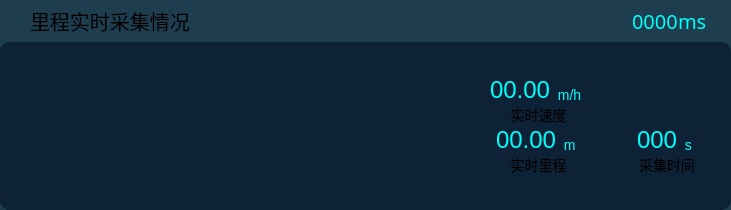
  <widget class="QWidget" name="AcquisitionMonitor" native="true">
   <property name="geometry">
    <rect>
     <x>700</x>
     <y>30</y>
     <width>731</width>
     <height>210</height>
    </rect>
   </property>
   <property name="styleSheet">
    <string notr="true">border-radius: 10px;
background: rgba(30, 62, 80, 1);</string>
   </property>
   <layout class="QVBoxLayout" name="verticalLayout">
    <property name="spacing">
     <number>0</number>
    </property>
    <property name="leftMargin">
     <number>0</number>
    </property>
    <property name="topMargin">
     <number>0</number>
    </property>
    <property name="rightMargin">
     <number>0</number>
    </property>
    <property name="bottomMargin">
     <number>0</number>
    </property>
    <item>
     <widget class="QWidget" name="widget_title" native="true">
      <property name="minimumSize">
       <size>
        <width>0</width>
        <height>42</height>
       </size>
      </property>
      <property name="styleSheet">
       <string notr="true">border-radius: 10px;
background: rgba(30, 62, 80, 1);</string>
      </property>
      <layout class="QHBoxLayout" name="horizontalLayout">
       <property name="spacing">
        <number>0</number>
       </property>
       <property name="leftMargin">
        <number>30</number>
       </property>
       <property name="topMargin">
        <number>0</number>
       </property>
       <property name="rightMargin">
        <number>24</number>
       </property>
       <property name="bottomMargin">
        <number>0</number>
       </property>
       <item>
        <widget class="QLabel" name="label_title">
         <property name="maximumSize">
          <size>
           <width>16777215</width>
           <height>16777215</height>
          </size>
         </property>
         <property name="font">
          <font>
           <family>思源黑体</family>
           <pointsize>15</pointsize>
          </font>
         </property>
         <property name="text">
          <string>里程实时采集情况</string>
         </property>
         <property name="alignment">
          <set>Qt::AlignmentFlag::AlignLeading|Qt::AlignmentFlag::AlignLeft|Qt::AlignmentFlag::AlignVCenter</set>
         </property>
        </widget>
       </item>
       <item>
        <spacer name="horizontalSpacer">
         <property name="orientation">
          <enum>Qt::Orientation::Horizontal</enum>
         </property>
         <property name="sizeHint" stdset="0">
          <size>
           <width>40</width>
           <height>20</height>
          </size>
         </property>
        </spacer>
       </item>
       <item>
        <layout class="QHBoxLayout" name="horizontalLayout_2">
         <item>
          <widget class="QLabel" name="label_update_delay">
           <property name="font">
            <font>
             <family>思源黑体</family>
             <pointsize>15</pointsize>
            </font>
           </property>
           <property name="styleSheet">
            <string notr="true">color: rgba(0, 255, 251, 1);</string>
           </property>
           <property name="text">
            <string>0000</string>
           </property>
          </widget>
         </item>
         <item>
          <widget class="QLabel" name="label_TitleAdditionalInformation_2">
           <property name="font">
            <font>
             <family>思源黑体</family>
             <pointsize>15</pointsize>
            </font>
           </property>
           <property name="styleSheet">
            <string notr="true">color: rgba(0, 255, 251, 1);</string>
           </property>
           <property name="text">
            <string>ms</string>
           </property>
          </widget>
         </item>
        </layout>
       </item>
      </layout>
     </widget>
    </item>
    <item>
     <widget class="QWidget" name="widget_mileage_status" native="true">
      <property name="minimumSize">
       <size>
        <width>0</width>
        <height>168</height>
       </size>
      </property>
      <property name="styleSheet">
       <string notr="true">border-radius: 10px;
background: rgba(13, 34, 54, 1);</string>
      </property>
      <layout class="QHBoxLayout" name="horizontalLayout_3" stretch="460,250">
       <property name="spacing">
        <number>0</number>
       </property>
       <property name="leftMargin">
        <number>0</number>
       </property>
       <property name="topMargin">
        <number>0</number>
       </property>
       <property name="rightMargin">
        <number>0</number>
       </property>
       <property name="bottomMargin">
        <number>0</number>
       </property>
       <item>
        <widget class="LineChartView" name="ChartView_mileage_monitor" native="true">
         <property name="font">
          <font>
           <family>思源黑体</family>
           <pointsize>9</pointsize>
          </font>
         </property>
        </widget>
       </item>
       <item>
        <widget class="QWidget" name="widget_info" native="true">
         <property name="sizePolicy">
          <sizepolicy hsizetype="Maximum" vsizetype="Maximum">
           <horstretch>0</horstretch>
           <verstretch>0</verstretch>
          </sizepolicy>
         </property>
         <property name="font">
          <font>
           <family>思源黑体</family>
           <pointsize>12</pointsize>
          </font>
         </property>
         <property name="styleSheet">
          <string notr="true">QLabel {
    font-size: 14px;
}
</string>
         </property>
         <layout class="QGridLayout" name="gridLayout" rowstretch="1,1" columnstretch="1,1">
          <property name="leftMargin">
           <number>0</number>
          </property>
          <property name="topMargin">
           <number>0</number>
          </property>
          <property name="rightMargin">
           <number>0</number>
          </property>
          <property name="bottomMargin">
           <number>0</number>
          </property>
          <property name="spacing">
           <number>0</number>
          </property>
          <item row="0" column="0">
           <layout class="QVBoxLayout" name="verticalLayout_8">
            <property name="spacing">
             <number>0</number>
            </property>
            <item>
             <layout class="QHBoxLayout" name="horizontalLayout_7" stretch="0,0,0,0">
              <property name="spacing">
               <number>0</number>
              </property>
              <item>
               <spacer name="horizontalSpacer_12">
                <property name="orientation">
                 <enum>Qt::Orientation::Horizontal</enum>
                </property>
                <property name="sizeHint" stdset="0">
                 <size>
                  <width>40</width>
                  <height>20</height>
                 </size>
                </property>
               </spacer>
              </item>
              <item>
               <widget class="QLabel" name="label_car_task_speed">
                <property name="styleSheet">
                 <string notr="true">font-size: 24px;
color: rgba(0, 255, 251, 1);</string>
                </property>
                <property name="text">
                 <string>00.00</string>
                </property>
               </widget>
              </item>
              <item>
               <widget class="QLabel" name="label">
                <property name="styleSheet">
                 <string notr="true">font-size: 14px;
color: rgba(0, 255, 251, 1);
padding-top: 9px;</string>
                </property>
                <property name="text">
                 <string> m/h</string>
                </property>
               </widget>
              </item>
              <item>
               <spacer name="horizontalSpacer_13">
                <property name="orientation">
                 <enum>Qt::Orientation::Horizontal</enum>
                </property>
                <property name="sizeHint" stdset="0">
                 <size>
                  <width>40</width>
                  <height>20</height>
                 </size>
                </property>
               </spacer>
              </item>
             </layout>
            </item>
            <item>
             <widget class="QLabel" name="label_12">
              <property name="font">
               <font>
                <family>思源黑体</family>
                <pointsize>-1</pointsize>
               </font>
              </property>
              <property name="text">
               <string>实时速度</string>
              </property>
              <property name="alignment">
               <set>Qt::AlignmentFlag::AlignCenter</set>
              </property>
             </widget>
            </item>
           </layout>
          </item>
          <item row="0" column="1">
           <spacer name="horizontalSpacer_11">
            <property name="orientation">
             <enum>Qt::Orientation::Horizontal</enum>
            </property>
            <property name="sizeType">
             <enum>QSizePolicy::Policy::Expanding</enum>
            </property>
            <property name="sizeHint" stdset="0">
             <size>
              <width>159</width>
              <height>20</height>
             </size>
            </property>
           </spacer>
          </item>
          <item row="1" column="0">
           <layout class="QVBoxLayout" name="verticalLayout_6">
            <property name="spacing">
             <number>0</number>
            </property>
            <item>
             <layout class="QHBoxLayout" name="horizontalLayout_15" stretch="0,0,0,0">
              <property name="spacing">
               <number>0</number>
              </property>
              <item>
               <spacer name="horizontalSpacer_14">
                <property name="orientation">
                 <enum>Qt::Orientation::Horizontal</enum>
                </property>
                <property name="sizeHint" stdset="0">
                 <size>
                  <width>40</width>
                  <height>20</height>
                 </size>
                </property>
               </spacer>
              </item>
              <item>
               <widget class="QLabel" name="label_car_task_mileage">
                <property name="styleSheet">
                 <string notr="true">font-size: 24px;
color: rgba(0, 255, 251, 1);</string>
                </property>
                <property name="text">
                 <string>00.00</string>
                </property>
               </widget>
              </item>
              <item>
               <widget class="QLabel" name="label_4">
                <property name="styleSheet">
                 <string notr="true">font-size: 14px;
color: rgba(0, 255, 251, 1);
padding-top: 9px;</string>
                </property>
                <property name="text">
                 <string> m</string>
                </property>
               </widget>
              </item>
              <item>
               <spacer name="horizontalSpacer_15">
                <property name="orientation">
                 <enum>Qt::Orientation::Horizontal</enum>
                </property>
                <property name="sizeHint" stdset="0">
                 <size>
                  <width>40</width>
                  <height>20</height>
                 </size>
                </property>
               </spacer>
              </item>
             </layout>
            </item>
            <item>
             <widget class="QLabel" name="label_15">
              <property name="font">
               <font>
                <family>思源黑体</family>
                <pointsize>-1</pointsize>
               </font>
              </property>
              <property name="text">
               <string>实时里程</string>
              </property>
              <property name="alignment">
               <set>Qt::AlignmentFlag::AlignCenter</set>
              </property>
             </widget>
            </item>
           </layout>
          </item>
          <item row="1" column="1">
           <layout class="QVBoxLayout" name="verticalLayout_2">
            <property name="spacing">
             <number>0</number>
            </property>
            <item>
             <layout class="QHBoxLayout" name="horizontalLayout_16" stretch="0,0,0,0">
              <property name="spacing">
               <number>0</number>
              </property>
              <item>
               <spacer name="horizontalSpacer_16">
                <property name="orientation">
                 <enum>Qt::Orientation::Horizontal</enum>
                </property>
                <property name="sizeHint" stdset="0">
                 <size>
                  <width>40</width>
                  <height>20</height>
                 </size>
                </property>
               </spacer>
              </item>
              <item>
               <widget class="QLabel" name="label_car_task_time">
                <property name="styleSheet">
                 <string notr="true">font-size: 24px;
color: rgba(0, 255, 251, 1);</string>
                </property>
                <property name="text">
                 <string>000</string>
                </property>
               </widget>
              </item>
              <item>
               <widget class="QLabel" name="label_6">
                <property name="styleSheet">
                 <string notr="true">font-size: 14px;
color: rgba(0, 255, 251, 1);
padding-top: 9px;</string>
                </property>
                <property name="text">
                 <string> s</string>
                </property>
               </widget>
              </item>
              <item>
               <spacer name="horizontalSpacer_17">
                <property name="orientation">
                 <enum>Qt::Orientation::Horizontal</enum>
                </property>
                <property name="sizeHint" stdset="0">
                 <size>
                  <width>40</width>
                  <height>20</height>
                 </size>
                </property>
               </spacer>
              </item>
             </layout>
            </item>
            <item>
             <widget class="QLabel" name="label_16">
              <property name="font">
               <font>
                <family>思源黑体</family>
                <pointsize>-1</pointsize>
               </font>
              </property>
              <property name="text">
               <string>采集时间</string>
              </property>
              <property name="alignment">
               <set>Qt::AlignmentFlag::AlignCenter</set>
              </property>
             </widget>
            </item>
           </layout>
          </item>
         </layout>
        </widget>
       </item>
      </layout>
     </widget>
    </item>
   </layout>
  </widget>
